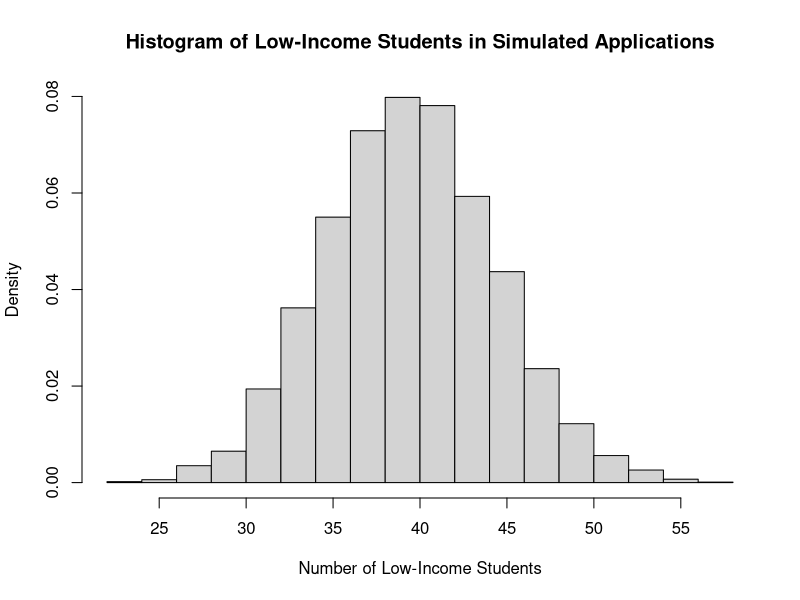
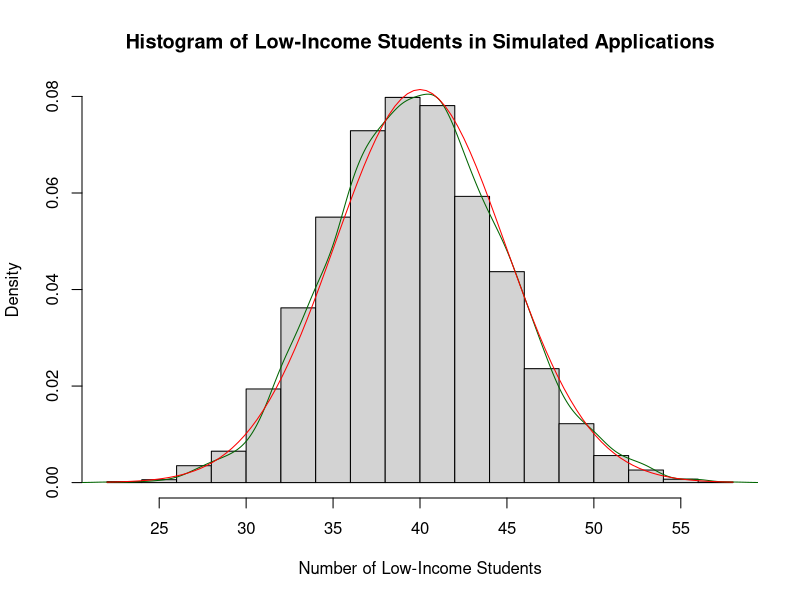

These figures' R source, in order:
## ---- chunk 1
set.seed(2025)
X <- rbinom(n = 100, size = 1, prob = 0.4)
## ---- chunk 2
sum(X)
## ---- chunk 3
set.seed(2025)
applications <- rbinom(n = 5000, size = 100, prob = 0.4)
## ---- chunk 4
mean(applications)
var(applications)
## ---- chunk 5
hist(applications, main = "Histogram of Low-Income Students in Simulated Applications", 
     xlab = "Number of Low-Income Students", probability = TRUE)
## ---- chunk 6
hist(applications, main = "Histogram of Low-Income Students in Simulated Applications",
     xlab = "Number of Low-Income Students", probability = TRUE)
lines(density(applications), col = "darkgreen")
curve(dnorm(x, mean = 40, sd = sqrt(24)), col = "red", add = TRUE)
